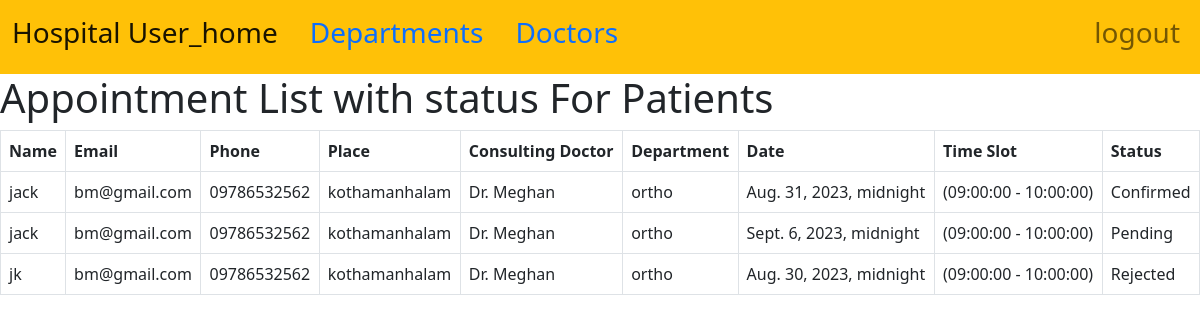
The app's page /appointmentlistpatients (signed in) with its own data.
### hospital_app/models.py (models this page shows, shortened)
class Appointment(models.Model):
    TokenNo = models.AutoField(primary_key=True, unique=True)
    patient_name = models.CharField( max_length=100,blank=False, null=False)
    patient_place = models.CharField(max_length=100, blank=False, null=False)
    patient_phone = models.CharField(max_length=100, blank=False, null=False)
    patient_email = models.EmailField(max_length=255, blank=False)
    appointment_date = models.DateTimeField()
    appointment_time = models.ForeignKey('TimeSlot', on_delete=models.CASCADE, unique_for_date='appointment_date')
    doctor = models.ForeignKey(Doctors, on_delete=models.CASCADE)
    patient_department = models.CharField(max_length=200, choices=[('ortho', 'orthopedics'), ('cardio', 'Cardiology'),
                                                                   ('derma', 'Dermatology'), ('Gynec', 'Gynecology'), ])
    status = models.CharField(max_length=50, choices=[('confirmed', 'Confirmed'), ('pending', 'Pending'),
                                                      ('rejected', 'Rejected')])
    history = models.ManyToManyField('History', blank=True, related_name='appointments')

class TimeSlot(models.Model):
    start_time = models.TimeField()
    end_time = models.TimeField()
    def __str__(self):
        return f" ({self.start_time} - {self.end_time})"

### department_doctors_app/models.py (models this page shows)
class Doctors(models.Model):
    doctor_name=models.CharField(max_length=100, unique=True, blank=False, null=False)
    doctor_department_fk = models.ForeignKey(Department, on_delete=models.CASCADE)
    qualification= models.CharField(max_length=50, unique=True, blank=False, null=False)
    photo= models.ImageField(upload_to='photos', max_length=1000)
    def __str__(self):
        return self.doctor_name

### hospital_app/views.py (the view)
# urls.py: path('appointmentlistpatients', views.AppointmentViewListForPatients.as_view(), name='list4'),
class AppointmentViewListForPatients(TemplateView):
    template_name = 'appointment_list_view_users.html'

### templates/appointment_list_view_users.html
{% extends 'base.html' %}
{% block content %}
  <h1>Appointment List with status For Patients </h1>
<table class="table table-bordered">
    <thead>
        <tr>
            <th>Name</th>
            <th>Email</th>
            <th>Phone</th>
            <th>Place</th>
            <th>Consulting Doctor</th>
            <th>Department</th>
            <th>Date</th>
            <th>Time Slot</th>
            <th>Status</th>
        </tr>
    </thead>
    <tbody>
        {% for i in appointments %}
        <tr>
            <td>{{ i.patient_name }}</td>
            <td>{{ i.patient_email }}</td>
            <td>{{ i.patient_phone }}</td>
            <td>{{ i.patient_place }}</td>
            <td>{{ i.doctor }}</td>
            <td>{{ i.patient_department }}</td>
            <td>{{ i.appointment_date }}</td>
            <td>{{ i.appointment_time }}</td>
            <td>{{ i.get_status_display }}</td>
        </tr>
        {% endfor %}
    </tbody>
</table>
{% endblock %}

### records on screen
Appointment: patient_name "jack", patient_email "bm@gmail.com", patient_phone "09786532562", patient_place "kothamanhalam", doctor "Dr. Meghan", patient_department "ortho", appointment_date "Aug. 31, 2023, midnight", appointment_time "(09:00:00 - 10:00:00)", status "Confirmed"
Appointment: patient_name "jack", patient_email "bm@gmail.com", patient_phone "09786532562", patient_place "kothamanhalam", doctor "Dr. Meghan", patient_department "ortho", appointment_date "Sept. 6, 2023, midnight", appointment_time "(09:00:00 - 10:00:00)", status "Pending"
Appointment: patient_name "jk", patient_email "bm@gmail.com", patient_phone "09786532562", patient_place "kothamanhalam", doctor "Dr. Meghan", patient_department "ortho", appointment_date "Aug. 30, 2023, midnight", appointment_time "(09:00:00 - 10:00:00)", status "Rejected"
